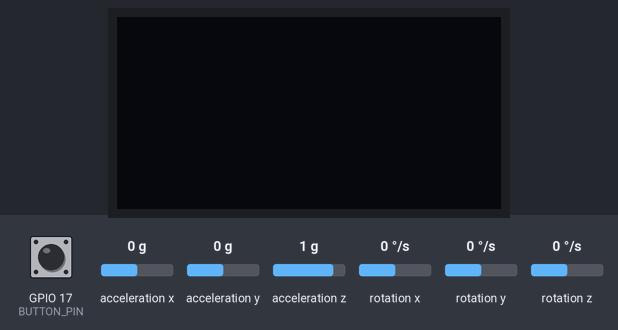
Bench run of a sketch on a simulated ESP32. On the bench: 128×64 one-colour display. The inputs (shaded band) are chosen by the test bench; at power-on: GPIO 17 (BUTTON_PIN) HIGH, acceleration x 0 g, acceleration y 0 g, acceleration z 1 g, rotation x 0 °/s, rotation y 0 °/s, rotation z 0 °/s. The OLED is the two-colour kind (top 16 rows yellow); WiFi joins after 1.5 s; servers stay silent unless stated; the local clock reads 2024-03-15 10:24:30 at power-on unless the sketch sets it; what the sketch prints to the serial monitor is not drawn.

Above: at 2.2 s.
2.3 s: GPIO 17 (BUTTON_PIN) pulled LOW for 0.15 s
At 2.7 s:
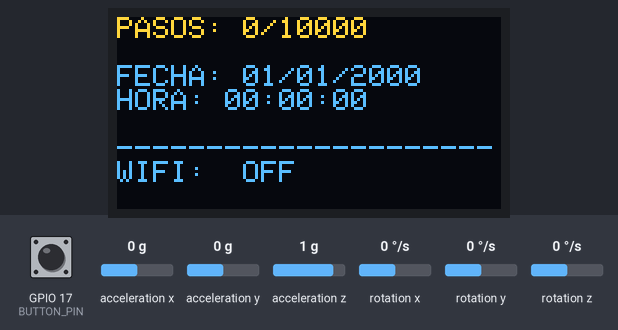
3.9 s: GPIO 17 (BUTTON_PIN) pulled LOW for 1 s
At 4.7 s:
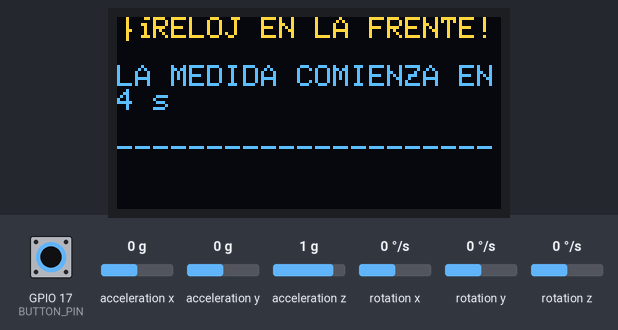
5.5 s: GPIO 17 (BUTTON_PIN) pulsed LOW 2 times (0.12 s each, 0.3 s apart)
At 6.7 s:
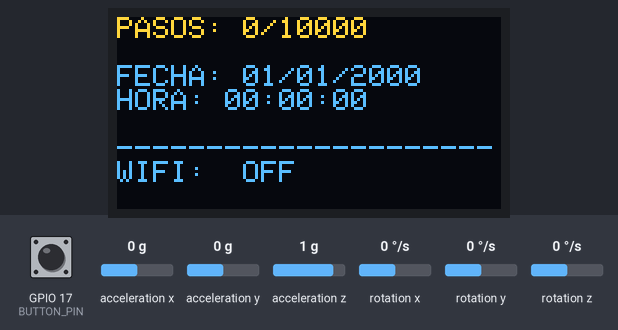
7.6 s: GPIO 17 (BUTTON_PIN) pulled LOW for 0.15 s
At 9.4 s:
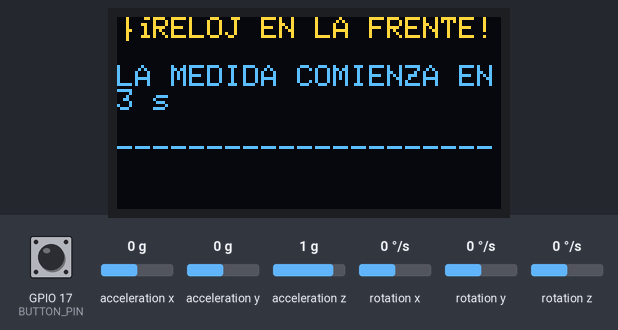
10.8 s: GPIO 17 (BUTTON_PIN) pulled LOW for 3.2 s
15.5 s: GPIO 17 (BUTTON_PIN) pulled LOW for 3.2 s
At 16.5 s:
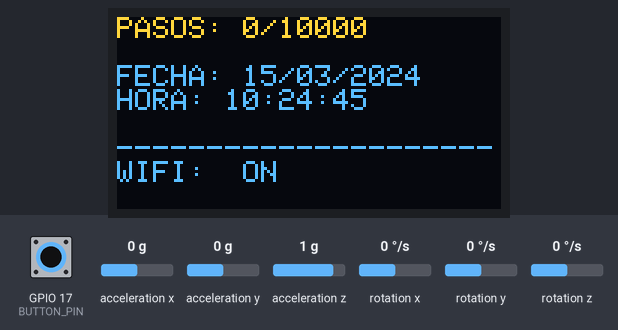
Timing chart, 0 to 18.5 s (numbered marks = the images above; inputs shaded):
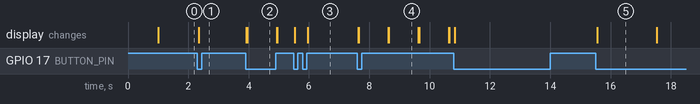

Measured:
- after the input at 2.3 s, the display: changes after 0.05 s (image 1)
- after the input at 3.9 s, the display: first changes at once (image 2 shows a later state)
- after the input at 7.6 s, the display: first changes at once (image 4 shows a later state)
- after the input at 15.5 s, the display: changes after 0.06 s (image 5)
- what the display in image 4 shows lasts 0.9 s, from 8.7 s to 9.6 s
- what the display in image 5 shows lasts 1.9 s, from 15.6 s to 17.5 s

The sketch:

accel_temp_display_v3.ino
```cpp
#include <Wire.h>
#include <Adafruit_MLX90614.h>
#include <MPU6050_light.h>
#include <Adafruit_GFX.h>
#include <Adafruit_SSD1306.h>
#include <WiFi.h>
#include <ESP32Time.h>
#include <WebServer.h>

WebServer server(80);

#define BUTTON_PIN 17
#define DOUBLECLICK_WINDOW 10000
#define COUNTDOWN_TIME 5000
#define DEBOUNCE_TIME 200
#define LONG_PRESS_TIME 2000

#define TEMP_MIN 34.0
#define TEMP_MAX 41.0

#define ANCHO 128
#define ALTO 64
#define OLED_RESET -1

Adafruit_SSD1306 pantalla(ANCHO, ALTO, &Wire, OLED_RESET);

class SensorTemperaturaMLX90614 {
  private:
    Adafruit_MLX90614 sensor;
    int numMediciones;

  public:
    SensorTemperaturaMLX90614(int n = 10) : numMediciones(n) {}

    void iniciar() {
      if (!sensor.begin()) {
        Serial.println("ERROR iniciando MLX90614!");
      }
    }

    float leerUna() {
      return sensor.readObjectTempC();
    }

    float medirPromedioBruto() {
      float suma = 0;
      for (int i = 0; i < numMediciones; i++) {
        suma += leerUna();
        delay(200);
      }
      return suma / numMediciones;
    }
};

class StepCounter {
  private:
    MPU6050 mpu;
    int stepCount;
    unsigned long lastStepTime;
    bool stepDetected;

    const float accelThreshold;
    const unsigned long processInterval;
    unsigned long lastProcess;

    float getAccelMagnitude() {
      float ax = mpu.getAccX();
      float ay = mpu.getAccY();
      float az = mpu.getAccZ();
      return sqrt(ax*ax + ay*ay + az*az);
    }

    void printStepData(float ax, float ay, float az, float mag) {
      Serial.print("Step detected! Total steps: ");
      Serial.print(ax); Serial.print(",");
      Serial.print(ay); Serial.print(",");
      Serial.print(az); Serial.print(",");
      Serial.print(mag); Serial.print(",");
      Serial.println(stepCount);
    }

    void printNoStepData(float ax, float ay, float az, float mag) {
      Serial.print("NO STEPS: ");
      Serial.print(ax); Serial.print(",");
      Serial.print(ay); Serial.print(",");
      Serial.print(az); Serial.print(",");
      Serial.println(mag);
    }

  public:
    StepCounter(TwoWire &w = Wire, float threshold = 0.25, unsigned long processMs = 500)
      : mpu(w),
        accelThreshold(threshold),
        processInterval(processMs),
        stepCount(0),
        lastStepTime(0),
        lastProcess(0),
        stepDetected(false)
    {}

    void iniciar() {
      Wire.begin();
      mpu.begin();
      mpu.calcOffsets();
      Serial.println("MPU6050 ready!");
    }

    void actualizar() {
      unsigned long now = millis();
      if (now - lastProcess < processInterval) return; // no procesar continuamente
      lastProcess = now;

      mpu.update();

      float ax = mpu.getAccX();
      float ay = mpu.getAccY();
      float az = mpu.getAccZ();
      float mag = sqrt(ax*ax + ay*ay + az*az);

      if ((mag > (1.0 + accelThreshold)) && (mag < 1.0 + 2*accelThreshold)) {
          stepCount++;
          stepDetected = true;
          lastStepTime = now;
          printStepData(ax, ay, az, mag);
      } else {
          stepDetected = false;
          // printNoStepData(ax, ay, az, mag);
      }
    }

    unsigned long getStepCount() {
      return stepCount;
    }
};

class PantallaOLED {
  private:
    int pasos, meta;
    char buffer_fecha[11];  // DD/MM/AAAA + '\0'
    char buffer_hora[9];    // HH:MM:SS + '\0'
    bool wifi;
    float umbral;
    int ip;

  public:
    PantallaOLED() {}

    // Función para inicializar la pantalla
    void iniciar() {
      if (!pantalla.begin(SSD1306_SWITCHCAPVCC, 0x3C)) {
        Serial.println(F("No se encontró la pantalla OLED"));
        for (;;);
      }
      pantalla.clearDisplay();
      pantalla.setTextSize(1);
      pantalla.setTextColor(SSD1306_WHITE);
    }

    // Función para apagar la pantalla
    void apagar() {
      pantalla.clearDisplay();
      pantalla.display();
      pantalla.ssd1306_command(SSD1306_DISPLAYOFF); // Apaga el OLED
    }

    // Función para encender la pantalla de nuevo
    void encender() {
      pantalla.clearDisplay();
      pantalla.display();
      pantalla.ssd1306_command(SSD1306_DISPLAYON);  // Enciende el OLED
    }

    void displayPredeterminado() {
      encender();
      pantalla.setCursor(0, 0);

      pantalla.print("PASOS: "); pantalla.print(pasos); pantalla.print("/"); pantalla.println(meta);
      pantalla.println();
      pantalla.print("FECHA: "); pantalla.println(buffer_fecha);
      pantalla.print("HORA: "); pantalla.println(buffer_hora);
      pantalla.println();
      pantalla.println("---------------------");
      pantalla.print("WIFI:  "); pantalla.println(wifi ? "ON" : "OFF");

      pantalla.display();
    }

    void displayEnhorabuena() {
      encender();
      pantalla.setCursor(0, 0);

      pantalla.print(" *** ENHORABUENA ***");
      pantalla.println();
      pantalla.println("META DE PASOS LOGRADA");
      pantalla.println();
      pantalla.print("    ");
      pantalla.print(pasos); pantalla.println(" PASOS");
      pantalla.println();
      pantalla.println("---------------------");
      pantalla.println(" OBJETIVO ALCANZADO!");

      pantalla.display();
    }

    void displayTomandoMedida() {
      encender();
      pantalla.setCursor(0, 0);

      pantalla.println("MIDIENDO TEMPERATURA");
      pantalla.println();
      pantalla.println("   MANTENTE QUIETO");
      pantalla.println();
      pantalla.println("---------------------");
      pantalla.println();
      pantalla.print("ESPERA 5 SEGUNDOS...");

      pantalla.display();
    }

    void displayErrorMedida() {
      encender();
      pantalla.setCursor(0, 0);

      pantalla.println(" ERROR DE MEDICION!");
      pantalla.println();
      pantalla.println("MALA MEDIDA DETECTADA");
      pantalla.println();
      pantalla.println("---------------------");
      pantalla.println();
      pantalla.print(" INTENTELO DE NUEVO");

      pantalla.display();
    }

    void displayEmpezarMedida(int tiempoEmpezarMedida) {
      encender();
      pantalla.setCursor(0, 0);

      pantalla.println("¡RELOJ EN LA FRENTE!");
      pantalla.println();
      pantalla.println("LA MEDIDA COMIENZA EN"); pantalla.print(tiempoEmpezarMedida); pantalla.println(" s");
      pantalla.println();
      pantalla.println("---------------------");
      pantalla.println();

      pantalla.display();
    }

    void displayMedidaCorrecta(float temperatura) { // está el estado eliminado
      encender();
      pantalla.setCursor(0, 0);

      pantalla.print("TEMPERATURA: "); pantalla.print(temperatura, 1); pantalla.println(" C");
      pantalla.println();
      pantalla.print("   UMBRAL: "); pantalla.print(umbral, 1); pantalla.println(" C");
      pantalla.println();
      pantalla.println("---------------------");
      pantalla.println();
      pantalla.print("   ESTADO: ");

      pantalla.display();
    }

    void setDatos(int p, int m, const char* fecha, const char* hora, bool w, float u) {
      pasos = p;
      meta = m;
      wifi = w;
      umbral = u;

      strncpy(buffer_fecha, fecha, sizeof(buffer_fecha) - 1);
      buffer_fecha[sizeof(buffer_fecha) - 1] = '\0';

      strncpy(buffer_hora, hora, sizeof(buffer_hora) - 1);
      buffer_hora[sizeof(buffer_hora) - 1] = '\0';
    }
};

SensorTemperaturaMLX90614 sensorTemp(10);
StepCounter contadorPasos(Wire, 0.25, 500);
PantallaOLED miPantalla;

bool rtcSincronizado = false;

bool esperandoSegundoClick = false;
unsigned long tiempoPrimerClick = 0;

bool enCuentaAtras = false;
unsigned long inicioCuentaAtras = 0;

bool enCuentaAtrasTemperatura = false;
unsigned long inicioCuentaAtrasTemperatura = 0;

unsigned long ultimoCambioBoton = 0;
bool botonPrev = HIGH;

bool internetConectado = false;
bool botonMantiene = false;
unsigned long tiempoInicioHold = 0;

// Configuración WiFi
const char* ssid = "iPhone de Javier"; // ACZ_22
const char* password = "12345678"; // asd123as

// Configuración NTP
const char* ntpServer = "pool.ntp.org";
const long gmtOffset_sec = 3600;
const int daylightOffset_sec = 0;

// Objeto RTC
ESP32Time rtc;

// Variables para fecha y hora
char fechaActual[11] = "01/01/2025"; // DD/MM/AAAA
char horaActual[9] = "00:00:00";     // HH:MM:SS

void cancelarTodo() {
  esperandoSegundoClick = false;
  enCuentaAtras = false;
  Serial.println("Operación cancelada por el usuario.");
  bool pantallaTrabajando = false;
  bool sensorTemperaturaTrabajando = false;
  bool sensorAcelerometroTrabajando = true;
  miPantalla.apagar();
}

// Función para configurar el tiempo usando ESP32Time
void configurarTiempo() {
  configTime(gmtOffset_sec, daylightOffset_sec, ntpServer);

  struct tm timeinfo;
  if (getLocalTime(&timeinfo)) {
    rtc.setTimeStruct(timeinfo);

    // Almacenar en las variables globales
    snprintf(fechaActual, sizeof(fechaActual), "%02d/%02d/%04d",
             rtc.getDay(), rtc.getMonth() + 1, rtc.getYear());
    snprintf(horaActual, sizeof(horaActual), "%02d:%02d:%02d",
             rtc.getHour(true), rtc.getMinute(), rtc.getSecond());

    Serial.println("Tiempo sincronizado: " + String(rtc.getTime("%d/%m/%Y %H:%M:%S")));
    Serial.print("Fecha almacenada: ");
    Serial.println(fechaActual);
    Serial.print("Hora almacenada: ");
    Serial.println(horaActual);
  } else {
    Serial.println("Error al obtener el tiempo");
  }
}

void handleRoot() {
  server.send(200, "text/html", "<h1>Prueba</h1><p>Servidor web funcionando</p>");
}

void inicializarFechaHora() {
    strcpy(fechaActual, "01/01/2000");
    strcpy(horaActual, "00:00:00");
}

void actualizarFechaHoraDesdeRTC() {
  if (!rtcSincronizado) return;

  snprintf(fechaActual, sizeof(fechaActual), "%02d/%02d/%04d",
           rtc.getDay(), rtc.getMonth() + 1, rtc.getYear());
  snprintf(horaActual, sizeof(horaActual), "%02d:%02d:%02d",
           rtc.getHour(true), rtc.getMinute(), rtc.getSecond());
}

bool conectarWiFi() {
  Serial.print("Conectando a WiFi...");
  WiFi.begin(ssid, password);

  int intentos = 0;
  while (WiFi.status() != WL_CONNECTED && intentos < 5) {
    delay(500);
    Serial.print(".");
    intentos++;
  }

  if (WiFi.status() == WL_CONNECTED) {
    Serial.println("\nConectado a WiFi!");
    Serial.print("IP: ");
    Serial.println(WiFi.localIP());

    configurarTiempo();

    server.on("/", handleRoot);
    server.begin();
    return true;
  }

  Serial.println("\nError conectando");
  return false;
}

void desconectarWiFi() {
  server.stop();
  WiFi.disconnect(true);
  Serial.println("WiFi desconectado");
}

void setup() {
  Serial.begin(115200);
  Wire.begin();

  pinMode(BUTTON_PIN, INPUT_PULLUP);

  // sensorTemp.iniciar(); //sin temperatura
  contadorPasos.iniciar();
  miPantalla.iniciar();

  // Inicializar fecha y hora una vez al inicio
  inicializarFechaHora();

  miPantalla.apagar();

  Serial.println("Sistema listo. Pulsa el botón para iniciar.");
}

bool pantallaTrabajando = false;
bool sensorTemperaturaTrabajando = false;
bool sensorAcelerometroTrabajando = true;
int pasos = 0;

void loop() {
  unsigned long ahora = millis();
  bool lectura = digitalRead(BUTTON_PIN);
  bool botonPulsadoAhora = false;

  if (!pantallaTrabajando && !sensorTemperaturaTrabajando) { // controlar!
    contadorPasos.actualizar();
    pasos = contadorPasos.getStepCount();
  }

  if (lectura != botonPrev && (ahora - ultimoCambioBoton > DEBOUNCE_TIME)) {
    ultimoCambioBoton = ahora;
    botonPrev = lectura;

    if (lectura == LOW) {
      botonPulsadoAhora = true;
    }
  }

  if (lectura == LOW && !botonMantiene) {
    // Se acaba de empezar a mantener pulsado
    botonMantiene = true;
    tiempoInicioHold = ahora;
  }

  if (lectura == HIGH && botonMantiene) {
    // Dejó de mantener pulsado
    botonMantiene = false;
  }

  if (botonMantiene && (ahora - tiempoInicioHold > LONG_PRESS_TIME)) {
    botonMantiene = false;

    // para evitar conflicto entre la segunda pulsación y mantener pulsado
    // se anula la medida de temperatura
    esperandoSegundoClick = false;
    enCuentaAtras = false;
    enCuentaAtrasTemperatura = false;
    pantallaTrabajando = false;
    sensorTemperaturaTrabajando = false;
    sensorAcelerometroTrabajando = true;
    miPantalla.apagar();

    if (!internetConectado) {
      if (conectarWiFi()) {
        internetConectado = true;
        rtcSincronizado = true;
      }
    } else {
      desconectarWiFi();
      internetConectado = false;
    }
  }

  if (internetConectado) {
    server.handleClient();
  }

  if (botonPulsadoAhora) {

    if (enCuentaAtras) {
      pantallaTrabajando = false;
      sensorTemperaturaTrabajando = false;
      sensorAcelerometroTrabajando = true;
      cancelarTodo();
      return;
    }

    if (!esperandoSegundoClick && !sensorTemperaturaTrabajando) { // controlar
      pantallaTrabajando = true;
      sensorTemperaturaTrabajando = false;
      sensorAcelerometroTrabajando = false;

      actualizarFechaHoraDesdeRTC();
      miPantalla.setDatos(pasos, 10000, fechaActual, horaActual, internetConectado, 38);
      miPantalla.displayPredeterminado();
      Serial.println("Primer click detectado. Tienes 10 segundos para pulsar otra vez.");
      esperandoSegundoClick = true;
      tiempoPrimerClick = ahora;
      return;
    }

    if (esperandoSegundoClick && (ahora - tiempoPrimerClick <= DOUBLECLICK_WINDOW)) {
      pantallaTrabajando = false;
      sensorTemperaturaTrabajando = true;
      sensorAcelerometroTrabajando = false;

      Serial.println("Segundo click detectado. Preparando medición...");
      esperandoSegundoClick = false;

      enCuentaAtras = true;
      inicioCuentaAtras = ahora;
      return;
    }
  }

  if (esperandoSegundoClick && (ahora - tiempoPrimerClick > DOUBLECLICK_WINDOW) && pantallaTrabajando) {
    pantallaTrabajando = false;
    sensorTemperaturaTrabajando = false;
    sensorAcelerometroTrabajando = true;

    miPantalla.apagar();
    Serial.println("Tiempo agotado. Operación cancelada.");
    esperandoSegundoClick = false;
  }

  if (enCuentaAtras) {
    unsigned long restante = COUNTDOWN_TIME - (ahora - inicioCuentaAtras);

    if (restante <= 0) {
      enCuentaAtras = false;

      miPantalla.apagar();
      Serial.println("Midiendo temperatura...");

      // float temp = sensorTemp.medirPromedioBruto(); //sin temperatura
      float temp = 35;

      pantallaTrabajando = true;
      sensorTemperaturaTrabajando = false;
      sensorAcelerometroTrabajando = false;

      enCuentaAtrasTemperatura = true;
      inicioCuentaAtrasTemperatura = ahora;

      if (temp < TEMP_MIN || temp > TEMP_MAX) {
        miPantalla.displayErrorMedida();

        Serial.print("Temperatura fuera de rango (");
        Serial.print(temp);
        Serial.println(" °C). Parece temperatura ambiental.");
      } else {
        miPantalla.displayMedidaCorrecta(temp);

        Serial.print("Temperatura corporal válida: ");
        Serial.print(temp);
        Serial.println(" °C");
      }

    } else {
      static unsigned long lastPrint = 0;
      if (ahora - lastPrint >= 1000) {
        lastPrint = ahora;
        Serial.print("Medición en ");
        Serial.print(restante / 1000);
        Serial.println(" segundos...");
        miPantalla.displayEmpezarMedida(restante / 1000);
      }
    }
  }

  if (enCuentaAtrasTemperatura) {
    unsigned long restanteTemperatura = COUNTDOWN_TIME - (ahora - inicioCuentaAtrasTemperatura);

    if (restanteTemperatura <= 0) {
      enCuentaAtrasTemperatura = false;

      miPantalla.apagar();

      pantallaTrabajando = false;
      sensorTemperaturaTrabajando = false;
      sensorAcelerometroTrabajando = true;

    }
  }

}
```
